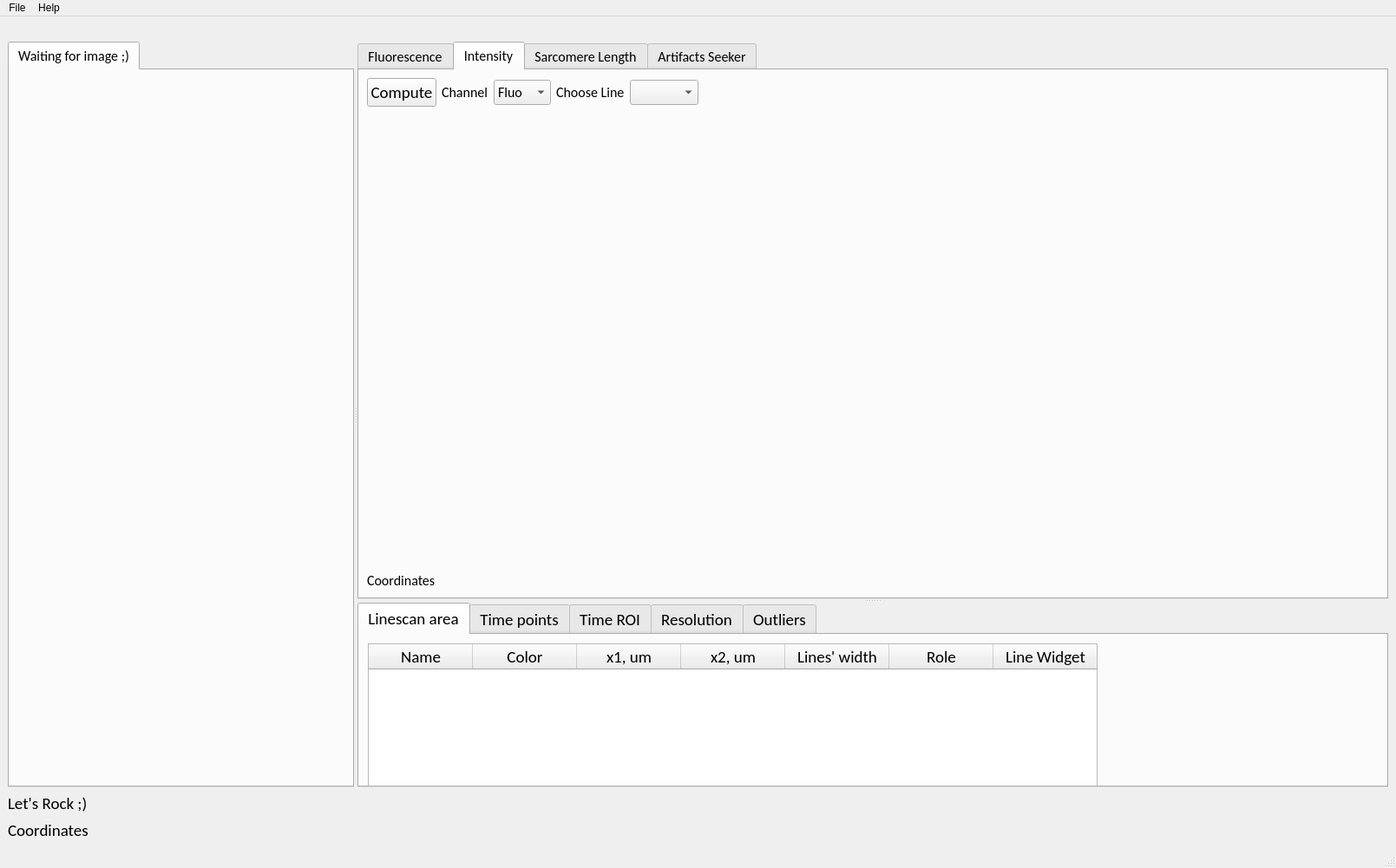
<?xml version="1.0" encoding="UTF-8"?>
<ui version="4.0">
 <class>MainWindow</class>
 <widget class="QMainWindow" name="MainWindow">
  <property name="geometry">
   <rect>
    <x>0</x>
    <y>0</y>
    <width>1609</width>
    <height>1001</height>
   </rect>
  </property>
  <property name="windowTitle">
   <string>TransientVisualizer</string>
  </property>
  <widget class="QWidget" name="centralwidget">
   <layout class="QVBoxLayout" name="verticalLayout_10">
    <item>
     <layout class="QVBoxLayout" name="verticalLayout_3">
      <item>
       <layout class="QHBoxLayout" name="horizontalLayout">
        <property name="sizeConstraint">
         <enum>QLayout::SetMaximumSize</enum>
        </property>
        <item>
         <spacer name="horizontalSpacer">
          <property name="orientation">
           <enum>Qt::Horizontal</enum>
          </property>
          <property name="sizeType">
           <enum>QSizePolicy::Expanding</enum>
          </property>
          <property name="sizeHint" stdset="0">
           <size>
            <width>40</width>
            <height>20</height>
           </size>
          </property>
         </spacer>
        </item>
       </layout>
      </item>
      <item>
       <widget class="QSplitter" name="splitter_3">
        <property name="sizePolicy">
         <sizepolicy hsizetype="Expanding" vsizetype="Expanding">
          <horstretch>0</horstretch>
          <verstretch>0</verstretch>
         </sizepolicy>
        </property>
        <property name="orientation">
         <enum>Qt::Horizontal</enum>
        </property>
        <widget class="QSplitter" name="splitter_2">
         <property name="sizePolicy">
          <sizepolicy hsizetype="Expanding" vsizetype="Expanding">
           <horstretch>0</horstretch>
           <verstretch>0</verstretch>
          </sizepolicy>
         </property>
         <property name="orientation">
          <enum>Qt::Horizontal</enum>
         </property>
         <widget class="QWidget" name="layoutWidget">
          <layout class="QVBoxLayout" name="verticalLayout">
           <item>
            <layout class="QHBoxLayout" name="horizontalLayout_3">
             <item>
              <widget class="QTabWidget" name="ChannelsTabs">
               <property name="font">
                <font>
                 <family>Calibri</family>
                 <pointsize>12</pointsize>
                </font>
               </property>
               <property name="currentIndex">
                <number>0</number>
               </property>
               <widget class="QWidget" name="tab">
                <attribute name="title">
                 <string>Waiting for image ;)</string>
                </attribute>
               </widget>
              </widget>
             </item>
            </layout>
           </item>
          </layout>
         </widget>
         <widget class="QSplitter" name="splitter">
          <property name="sizePolicy">
           <sizepolicy hsizetype="Expanding" vsizetype="Expanding">
            <horstretch>0</horstretch>
            <verstretch>0</verstretch>
           </sizepolicy>
          </property>
          <property name="orientation">
           <enum>Qt::Vertical</enum>
          </property>
          <widget class="QTabWidget" name="PlotTabs">
           <property name="font">
            <font>
             <family>Calibri</family>
             <pointsize>12</pointsize>
            </font>
           </property>
           <property name="cursor">
            <cursorShape>ArrowCursor</cursorShape>
           </property>
           <property name="currentIndex">
            <number>1</number>
           </property>
           <widget class="QWidget" name="LinePlotTab">
            <attribute name="title">
             <string>Fluorescence</string>
            </attribute>
            <layout class="QVBoxLayout" name="verticalLayout_8">
             <item>
              <layout class="QVBoxLayout" name="verticalLayout_5">
               <item>
                <layout class="QHBoxLayout" name="horizontalLayout_5">
                 <item>
                  <widget class="QPushButton" name="ComputeFluo">
                   <property name="font">
                    <font>
                     <family>Calibri</family>
                     <pointsize>14</pointsize>
                    </font>
                   </property>
                   <property name="text">
                    <string>Compute</string>
                   </property>
                  </widget>
                 </item>
                 <item>
                  <widget class="QCheckBox" name="MeanCheckBox">
                   <property name="text">
                    <string>Calculate mean values</string>
                   </property>
                  </widget>
                 </item>
                 <item>
                  <spacer name="horizontalSpacer_2">
                   <property name="orientation">
                    <enum>Qt::Horizontal</enum>
                   </property>
                   <property name="sizeHint" stdset="0">
                    <size>
                     <width>40</width>
                     <height>20</height>
                    </size>
                   </property>
                  </spacer>
                 </item>
                </layout>
               </item>
               <item>
                <widget class="PlotWidget" name="LinePlot" native="true">
                 <property name="sizePolicy">
                  <sizepolicy hsizetype="Expanding" vsizetype="Expanding">
                   <horstretch>0</horstretch>
                   <verstretch>0</verstretch>
                  </sizepolicy>
                 </property>
                </widget>
               </item>
               <item>
                <widget class="QLabel" name="FluoCoordinates">
                 <property name="text">
                  <string>Coordinates</string>
                 </property>
                </widget>
               </item>
              </layout>
             </item>
            </layout>
           </widget>
           <widget class="QWidget" name="FFTTab">
            <attribute name="title">
             <string>Intensity</string>
            </attribute>
            <layout class="QVBoxLayout" name="verticalLayout_9">
             <item>
              <layout class="QVBoxLayout" name="verticalLayout_6">
               <property name="sizeConstraint">
                <enum>QLayout::SetDefaultConstraint</enum>
               </property>
               <item>
                <layout class="QHBoxLayout" name="horizontalLayout_6">
                 <item>
                  <widget class="QPushButton" name="ComputeLineScan">
                   <property name="font">
                    <font>
                     <family>Calibri</family>
                     <pointsize>14</pointsize>
                    </font>
                   </property>
                   <property name="text">
                    <string>Compute</string>
                   </property>
                  </widget>
                 </item>
                 <item>
                  <widget class="QLabel" name="label_12">
                   <property name="text">
                    <string>Channel</string>
                   </property>
                  </widget>
                 </item>
                 <item>
                  <widget class="QComboBox" name="FFTWidgetComboBox">
                   <item>
                    <property name="text">
                     <string>Fluo</string>
                    </property>
                   </item>
                   <item>
                    <property name="text">
                     <string>Trans</string>
                    </property>
                   </item>
                  </widget>
                 </item>
                 <item>
                  <widget class="QLabel" name="label_6">
                   <property name="text">
                    <string>Choose Line</string>
                   </property>
                  </widget>
                 </item>
                 <item>
                  <widget class="QComboBox" name="FFTComboBox"/>
                 </item>
                 <item>
                  <spacer name="horizontalSpacer_3">
                   <property name="orientation">
                    <enum>Qt::Horizontal</enum>
                   </property>
                   <property name="sizeHint" stdset="0">
                    <size>
                     <width>40</width>
                     <height>20</height>
                    </size>
                   </property>
                  </spacer>
                 </item>
                </layout>
               </item>
               <item>
                <widget class="PlotWidget" name="LineScanPlot" native="true">
                 <property name="enabled">
                  <bool>true</bool>
                 </property>
                 <property name="sizePolicy">
                  <sizepolicy hsizetype="Expanding" vsizetype="Expanding">
                   <horstretch>0</horstretch>
                   <verstretch>0</verstretch>
                  </sizepolicy>
                 </property>
                </widget>
               </item>
               <item>
                <widget class="QLabel" name="IntensityCoordinates">
                 <property name="text">
                  <string>Coordinates</string>
                 </property>
                </widget>
               </item>
              </layout>
             </item>
            </layout>
           </widget>
           <widget class="QWidget" name="tab_2">
            <attribute name="title">
             <string>Sarcomere Length</string>
            </attribute>
            <layout class="QVBoxLayout" name="verticalLayout_4">
             <item>
              <layout class="QVBoxLayout" name="verticalLayout_7">
               <item>
                <layout class="QHBoxLayout" name="horizontalLayout_7">
                 <item>
                  <widget class="QPushButton" name="ComputeLength">
                   <property name="font">
                    <font>
                     <family>Calibri</family>
                     <pointsize>14</pointsize>
                    </font>
                   </property>
                   <property name="text">
                    <string>Compute</string>
                   </property>
                  </widget>
                 </item>
                 <item>
                  <widget class="QLabel" name="label_16">
                   <property name="text">
                    <string>Number of processes (parallel execution)</string>
                   </property>
                  </widget>
                 </item>
                 <item>
                  <widget class="QSpinBox" name="ParallelSpinBox">
                   <property name="minimum">
                    <number>1</number>
                   </property>
                   <property name="maximum">
                    <number>32</number>
                   </property>
                   <property name="value">
                    <number>4</number>
                   </property>
                  </widget>
                 </item>
                 <item>
                  <spacer name="horizontalSpacer_4">
                   <property name="orientation">
                    <enum>Qt::Horizontal</enum>
                   </property>
                   <property name="sizeHint" stdset="0">
                    <size>
                     <width>40</width>
                     <height>20</height>
                    </size>
                   </property>
                  </spacer>
                 </item>
                </layout>
               </item>
               <item>
                <widget class="PlotWidget" name="SarPlot" native="true">
                 <property name="sizePolicy">
                  <sizepolicy hsizetype="Expanding" vsizetype="Expanding">
                   <horstretch>0</horstretch>
                   <verstretch>0</verstretch>
                  </sizepolicy>
                 </property>
                </widget>
               </item>
               <item>
                <widget class="QLabel" name="SarCoordinates">
                 <property name="text">
                  <string>Coordinates</string>
                 </property>
                </widget>
               </item>
              </layout>
             </item>
            </layout>
           </widget>
           <widget class="QWidget" name="tab_3">
            <attribute name="title">
             <string>Artifacts Seeker</string>
            </attribute>
            <layout class="QVBoxLayout" name="verticalLayout_2">
             <item>
              <layout class="QVBoxLayout" name="verticalLayout_11">
               <item>
                <layout class="QHBoxLayout" name="horizontalLayout_9">
                 <item>
                  <widget class="QPushButton" name="ComputeArtifacts">
                   <property name="font">
                    <font>
                     <family>Calibri</family>
                     <pointsize>14</pointsize>
                    </font>
                   </property>
                   <property name="text">
                    <string>Compute</string>
                   </property>
                  </widget>
                 </item>
                 <item>
                  <spacer name="horizontalSpacer_6">
                   <property name="orientation">
                    <enum>Qt::Horizontal</enum>
                   </property>
                   <property name="sizeHint" stdset="0">
                    <size>
                     <width>40</width>
                     <height>20</height>
                    </size>
                   </property>
                  </spacer>
                 </item>
                </layout>
               </item>
               <item>
                <widget class="PlotWidget" name="ArtifactsPlot" native="true">
                 <property name="sizePolicy">
                  <sizepolicy hsizetype="Expanding" vsizetype="Expanding">
                   <horstretch>0</horstretch>
                   <verstretch>0</verstretch>
                  </sizepolicy>
                 </property>
                </widget>
               </item>
               <item>
                <widget class="QLabel" name="ArtifactsCoordinates">
                 <property name="text">
                  <string>Coordinates</string>
                 </property>
                </widget>
               </item>
              </layout>
             </item>
            </layout>
           </widget>
          </widget>
          <widget class="QTabWidget" name="tabWidget">
           <property name="font">
            <font>
             <family>Calibri</family>
             <pointsize>14</pointsize>
            </font>
           </property>
           <property name="currentIndex">
            <number>0</number>
           </property>
           <widget class="QWidget" name="tab1">
            <attribute name="title">
             <string>Linescan area</string>
            </attribute>
            <widget class="QTableWidget" name="Linescans">
             <property name="geometry">
              <rect>
               <x>10</x>
               <y>10</y>
               <width>841</width>
               <height>381</height>
              </rect>
             </property>
             <property name="font">
              <font>
               <family>Calibri</family>
               <pointsize>14</pointsize>
              </font>
             </property>
             <attribute name="horizontalHeaderDefaultSectionSize">
              <number>120</number>
             </attribute>
             <attribute name="verticalHeaderMinimumSectionSize">
              <number>31</number>
             </attribute>
             <attribute name="verticalHeaderDefaultSectionSize">
              <number>41</number>
             </attribute>
             <column>
              <property name="text">
               <string>Name</string>
              </property>
             </column>
             <column>
              <property name="text">
               <string>Color</string>
              </property>
             </column>
             <column>
              <property name="text">
               <string>x1, um</string>
              </property>
             </column>
             <column>
              <property name="text">
               <string>x2, um</string>
              </property>
             </column>
             <column>
              <property name="text">
               <string>Lines' width</string>
              </property>
             </column>
             <column>
              <property name="text">
               <string>Role</string>
              </property>
             </column>
             <column>
              <property name="text">
               <string>Line Widget</string>
              </property>
             </column>
             <column>
              <property name="text">
               <string>Remove Lines</string>
              </property>
             </column>
            </widget>
           </widget>
           <widget class="QWidget" name="tab2">
            <attribute name="title">
             <string>Time points</string>
            </attribute>
            <widget class="QTableWidget" name="TimePoints">
             <property name="geometry">
              <rect>
               <x>10</x>
               <y>10</y>
               <width>841</width>
               <height>381</height>
              </rect>
             </property>
             <property name="font">
              <font>
               <family>Calibri</family>
               <pointsize>14</pointsize>
              </font>
             </property>
             <attribute name="horizontalHeaderDefaultSectionSize">
              <number>120</number>
             </attribute>
             <attribute name="verticalHeaderDefaultSectionSize">
              <number>41</number>
             </attribute>
             <column>
              <property name="text">
               <string>Name</string>
              </property>
             </column>
             <column>
              <property name="text">
               <string>Color</string>
              </property>
             </column>
             <column>
              <property name="text">
               <string>T, s</string>
              </property>
             </column>
             <column>
              <property name="text">
               <string>Line's Width</string>
              </property>
             </column>
             <column>
              <property name="text">
               <string>Remove Lines</string>
              </property>
             </column>
            </widget>
           </widget>
           <widget class="QWidget" name="tab3">
            <attribute name="title">
             <string>Time ROI</string>
            </attribute>
            <widget class="QWidget" name="layoutWidget">
             <property name="geometry">
              <rect>
               <x>20</x>
               <y>10</y>
               <width>338</width>
               <height>66</height>
              </rect>
             </property>
             <layout class="QGridLayout" name="gridLayout_2">
              <property name="sizeConstraint">
               <enum>QLayout::SetMinimumSize</enum>
              </property>
              <item row="0" column="0">
               <widget class="QLabel" name="label_5">
                <property name="sizePolicy">
                 <sizepolicy hsizetype="Expanding" vsizetype="Preferred">
                  <horstretch>0</horstretch>
                  <verstretch>0</verstretch>
                 </sizepolicy>
                </property>
                <property name="text">
                 <string>Start Time</string>
                </property>
               </widget>
              </item>
              <item row="0" column="1">
               <widget class="QComboBox" name="StartComboBox">
                <property name="sizePolicy">
                 <sizepolicy hsizetype="Maximum" vsizetype="Fixed">
                  <horstretch>0</horstretch>
                  <verstretch>0</verstretch>
                 </sizepolicy>
                </property>
                <property name="minimumSize">
                 <size>
                  <width>250</width>
                  <height>0</height>
                 </size>
                </property>
                <property name="font">
                 <font>
                  <family>Calibri</family>
                  <pointsize>12</pointsize>
                 </font>
                </property>
                <property name="sizeAdjustPolicy">
                 <enum>QComboBox::AdjustToContents</enum>
                </property>
                <item>
                 <property name="text">
                  <string>Start</string>
                 </property>
                </item>
               </widget>
              </item>
              <item row="1" column="0">
               <widget class="QLabel" name="label_11">
                <property name="sizePolicy">
                 <sizepolicy hsizetype="Expanding" vsizetype="Preferred">
                  <horstretch>0</horstretch>
                  <verstretch>0</verstretch>
                 </sizepolicy>
                </property>
                <property name="text">
                 <string>End Time</string>
                </property>
               </widget>
              </item>
              <item row="1" column="1">
               <widget class="QComboBox" name="EndComboBox">
                <property name="sizePolicy">
                 <sizepolicy hsizetype="Maximum" vsizetype="Fixed">
                  <horstretch>0</horstretch>
                  <verstretch>0</verstretch>
                 </sizepolicy>
                </property>
                <property name="minimumSize">
                 <size>
                  <width>250</width>
                  <height>0</height>
                 </size>
                </property>
                <property name="font">
                 <font>
                  <family>Calibri</family>
                  <pointsize>12</pointsize>
                 </font>
                </property>
                <property name="sizeAdjustPolicy">
                 <enum>QComboBox::AdjustToContents</enum>
                </property>
                <item>
                 <property name="text">
                  <string>End</string>
                 </property>
                </item>
               </widget>
              </item>
             </layout>
            </widget>
           </widget>
           <widget class="QWidget" name="tab4">
            <attribute name="title">
             <string>Resolution</string>
            </attribute>
            <widget class="QWidget" name="layoutWidget">
             <property name="geometry">
              <rect>
               <x>50</x>
               <y>40</y>
               <width>222</width>
               <height>66</height>
              </rect>
             </property>
             <layout class="QGridLayout" name="gridLayout">
              <property name="sizeConstraint">
               <enum>QLayout::SetMinimumSize</enum>
              </property>
              <item row="0" column="0">
               <widget class="QLabel" name="label">
                <property name="sizePolicy">
                 <sizepolicy hsizetype="Minimum" vsizetype="Minimum">
                  <horstretch>0</horstretch>
                  <verstretch>0</verstretch>
                 </sizepolicy>
                </property>
                <property name="font">
                 <font>
                  <family>Calibri</family>
                  <pointsize>14</pointsize>
                 </font>
                </property>
                <property name="text">
                 <string>Time step  </string>
                </property>
               </widget>
              </item>
              <item row="0" column="1">
               <widget class="QDoubleSpinBox" name="TimeStep">
                <property name="sizePolicy">
                 <sizepolicy hsizetype="Expanding" vsizetype="Expanding">
                  <horstretch>0</horstretch>
                  <verstretch>0</verstretch>
                 </sizepolicy>
                </property>
                <property name="decimals">
                 <number>3</number>
                </property>
                <property name="maximum">
                 <double>1000.000000000000000</double>
                </property>
               </widget>
              </item>
              <item row="0" column="2">
               <widget class="QLabel" name="label_3">
                <property name="sizePolicy">
                 <sizepolicy hsizetype="Expanding" vsizetype="Expanding">
                  <horstretch>0</horstretch>
                  <verstretch>0</verstretch>
                 </sizepolicy>
                </property>
                <property name="font">
                 <font>
                  <family>Calibri</family>
                  <pointsize>14</pointsize>
                 </font>
                </property>
                <property name="text">
                 <string>ms</string>
                </property>
               </widget>
              </item>
              <item row="1" column="0">
               <widget class="QLabel" name="label_2">
                <property name="sizePolicy">
                 <sizepolicy hsizetype="Expanding" vsizetype="Expanding">
                  <horstretch>0</horstretch>
                  <verstretch>0</verstretch>
                 </sizepolicy>
                </property>
                <property name="font">
                 <font>
                  <family>Calibri</family>
                  <pointsize>14</pointsize>
                 </font>
                </property>
                <property name="text">
                 <string>Space step</string>
                </property>
               </widget>
              </item>
              <item row="1" column="1">
               <widget class="QDoubleSpinBox" name="SpaceStep">
                <property name="sizePolicy">
                 <sizepolicy hsizetype="Expanding" vsizetype="Expanding">
                  <horstretch>0</horstretch>
                  <verstretch>0</verstretch>
                 </sizepolicy>
                </property>
                <property name="decimals">
                 <number>3</number>
                </property>
                <property name="maximum">
                 <double>1000.000000000000000</double>
                </property>
               </widget>
              </item>
              <item row="1" column="2">
               <widget class="QLabel" name="label_4">
                <property name="sizePolicy">
                 <sizepolicy hsizetype="Expanding" vsizetype="Expanding">
                  <horstretch>0</horstretch>
                  <verstretch>0</verstretch>
                 </sizepolicy>
                </property>
                <property name="font">
                 <font>
                  <family>Calibri</family>
                  <pointsize>14</pointsize>
                 </font>
                </property>
                <property name="text">
                 <string>nm</string>
                </property>
               </widget>
              </item>
             </layout>
            </widget>
            <widget class="QWidget" name="layoutWidget_2">
             <property name="geometry">
              <rect>
               <x>400</x>
               <y>40</y>
               <width>356</width>
               <height>66</height>
              </rect>
             </property>
             <layout class="QGridLayout" name="gridLayout_3">
              <property name="sizeConstraint">
               <enum>QLayout::SetMinimumSize</enum>
              </property>
              <item row="0" column="0">
               <widget class="QLabel" name="label_7">
                <property name="sizePolicy">
                 <sizepolicy hsizetype="Minimum" vsizetype="Minimum">
                  <horstretch>0</horstretch>
                  <verstretch>0</verstretch>
                 </sizepolicy>
                </property>
                <property name="font">
                 <font>
                  <family>Calibri</family>
                  <pointsize>14</pointsize>
                 </font>
                </property>
                <property name="text">
                 <string>Minimal Sarcomere Length</string>
                </property>
               </widget>
              </item>
              <item row="0" column="1">
               <widget class="QDoubleSpinBox" name="MinLength">
                <property name="sizePolicy">
                 <sizepolicy hsizetype="Expanding" vsizetype="Expanding">
                  <horstretch>0</horstretch>
                  <verstretch>0</verstretch>
                 </sizepolicy>
                </property>
                <property name="decimals">
                 <number>3</number>
                </property>
                <property name="minimum">
                 <double>1.000000000000000</double>
                </property>
                <property name="maximum">
                 <double>6.000000000000000</double>
                </property>
                <property name="singleStep">
                 <double>0.100000000000000</double>
                </property>
               </widget>
              </item>
              <item row="0" column="2">
               <widget class="QLabel" name="label_8">
                <property name="sizePolicy">
                 <sizepolicy hsizetype="Expanding" vsizetype="Expanding">
                  <horstretch>0</horstretch>
                  <verstretch>0</verstretch>
                 </sizepolicy>
                </property>
                <property name="font">
                 <font>
                  <family>Calibri</family>
                  <pointsize>14</pointsize>
                 </font>
                </property>
                <property name="text">
                 <string>um</string>
                </property>
               </widget>
              </item>
              <item row="1" column="0">
               <widget class="QLabel" name="label_9">
                <property name="sizePolicy">
                 <sizepolicy hsizetype="Expanding" vsizetype="Expanding">
                  <horstretch>0</horstretch>
                  <verstretch>0</verstretch>
                 </sizepolicy>
                </property>
                <property name="font">
                 <font>
                  <family>Calibri</family>
                  <pointsize>14</pointsize>
                 </font>
                </property>
                <property name="text">
                 <string>Maximum Sarcomere Length</string>
                </property>
               </widget>
              </item>
              <item row="1" column="1">
               <widget class="QDoubleSpinBox" name="MaxLength">
                <property name="sizePolicy">
                 <sizepolicy hsizetype="Expanding" vsizetype="Expanding">
                  <horstretch>0</horstretch>
                  <verstretch>0</verstretch>
                 </sizepolicy>
                </property>
                <property name="decimals">
                 <number>3</number>
                </property>
                <property name="minimum">
                 <double>1.000000000000000</double>
                </property>
                <property name="maximum">
                 <double>6.000000000000000</double>
                </property>
                <property name="singleStep">
                 <double>0.100000000000000</double>
                </property>
                <property name="value">
                 <double>2.000000000000000</double>
                </property>
               </widget>
              </item>
              <item row="1" column="2">
               <widget class="QLabel" name="label_10">
                <property name="sizePolicy">
                 <sizepolicy hsizetype="Expanding" vsizetype="Expanding">
                  <horstretch>0</horstretch>
                  <verstretch>0</verstretch>
                 </sizepolicy>
                </property>
                <property name="font">
                 <font>
                  <family>Calibri</family>
                  <pointsize>14</pointsize>
                 </font>
                </property>
                <property name="text">
                 <string>um</string>
                </property>
               </widget>
              </item>
             </layout>
            </widget>
           </widget>
           <widget class="QWidget" name="tab5">
            <attribute name="title">
             <string>Outliers</string>
            </attribute>
            <widget class="QWidget" name="layoutWidget">
             <property name="geometry">
              <rect>
               <x>20</x>
               <y>10</y>
               <width>465</width>
               <height>177</height>
              </rect>
             </property>
             <layout class="QHBoxLayout" name="horizontalLayout_2">
              <item>
               <layout class="QGridLayout" name="gridLayout_4">
                <item row="0" column="0" colspan="2">
                 <widget class="QLabel" name="label_13">
                  <property name="text">
                   <string>Minimum sarcomere length, um</string>
                  </property>
                 </widget>
                </item>
                <item row="0" column="2">
                 <widget class="QDoubleSpinBox" name="MinimumOutlierSpinBox">
                  <property name="minimum">
                   <double>1.000000000000000</double>
                  </property>
                  <property name="maximum">
                   <double>2.000000000000000</double>
                  </property>
                  <property name="singleStep">
                   <double>0.100000000000000</double>
                  </property>
                 </widget>
                </item>
                <item row="1" column="0" colspan="2">
                 <widget class="QLabel" name="label_14">
                  <property name="text">
                   <string>Maximum sarcomere length, um</string>
                  </property>
                 </widget>
                </item>
                <item row="1" column="2">
                 <widget class="QDoubleSpinBox" name="MaximumOutlierSpinBox">
                  <property name="minimum">
                   <double>1.000000000000000</double>
                  </property>
                  <property name="maximum">
                   <double>2.000000000000000</double>
                  </property>
                  <property name="singleStep">
                   <double>0.100000000000000</double>
                  </property>
                  <property name="value">
                   <double>2.000000000000000</double>
                  </property>
                 </widget>
                </item>
                <item row="2" column="2">
                 <widget class="QSpinBox" name="WindowSizeOutlierSpinBox">
                  <property name="minimum">
                   <number>11</number>
                  </property>
                  <property name="value">
                   <number>11</number>
                  </property>
                 </widget>
                </item>
                <item row="3" column="0">
                 <widget class="QPushButton" name="PickOutlierColorButton">
                  <property name="text">
                   <string>Plot color</string>
                  </property>
                 </widget>
                </item>
                <item row="2" column="0" colspan="2">
                 <widget class="QLabel" name="label_15">
                  <property name="text">
                   <string>Window size</string>
                  </property>
                 </widget>
                </item>
                <item row="3" column="1" colspan="2">
                 <widget class="QLabel" name="OutlierColorLabel">
                  <property name="text">
                   <string/>
                  </property>
                 </widget>
                </item>
                <item row="4" column="0" colspan="3">
                 <widget class="QPushButton" name="OutlierStartButton">
                  <property name="text">
                   <string>Remove outliers</string>
                  </property>
                 </widget>
                </item>
               </layout>
              </item>
              <item>
               <spacer name="horizontalSpacer_5">
                <property name="orientation">
                 <enum>Qt::Horizontal</enum>
                </property>
                <property name="sizeType">
                 <enum>QSizePolicy::Expanding</enum>
                </property>
                <property name="sizeHint" stdset="0">
                 <size>
                  <width>40</width>
                  <height>20</height>
                 </size>
                </property>
               </spacer>
              </item>
              <item>
               <widget class="QPushButton" name="OutlierDescription">
                <property name="text">
                 <string>Description</string>
                </property>
               </widget>
              </item>
             </layout>
            </widget>
           </widget>
          </widget>
         </widget>
        </widget>
       </widget>
      </item>
      <item>
       <widget class="QLabel" name="StatusLabel">
        <property name="enabled">
         <bool>true</bool>
        </property>
        <property name="sizePolicy">
         <sizepolicy hsizetype="Minimum" vsizetype="Fixed">
          <horstretch>0</horstretch>
          <verstretch>0</verstretch>
         </sizepolicy>
        </property>
        <property name="font">
         <font>
          <family>Calibri</family>
          <pointsize>14</pointsize>
         </font>
        </property>
        <property name="autoFillBackground">
         <bool>false</bool>
        </property>
        <property name="text">
         <string>Let's Rock ;)</string>
        </property>
       </widget>
      </item>
      <item>
       <widget class="QLabel" name="CoordLabel">
        <property name="font">
         <font>
          <family>Calibri</family>
          <pointsize>14</pointsize>
         </font>
        </property>
        <property name="text">
         <string>Coordinates</string>
        </property>
       </widget>
      </item>
     </layout>
    </item>
   </layout>
  </widget>
  <widget class="QMenuBar" name="menubar">
   <property name="geometry">
    <rect>
     <x>0</x>
     <y>0</y>
     <width>1609</width>
     <height>21</height>
    </rect>
   </property>
   <widget class="QMenu" name="menuFile">
    <property name="font">
     <font>
      <family>Calibri</family>
      <pointsize>12</pointsize>
     </font>
    </property>
    <property name="title">
     <string>File</string>
    </property>
    <addaction name="actionOpen_Image"/>
    <addaction name="actionOpen_Project"/>
    <addaction name="separator"/>
    <addaction name="actionSave_Project"/>
   </widget>
   <widget class="QMenu" name="menuHelp">
    <property name="title">
     <string>Help</string>
    </property>
    <addaction name="actionAbout"/>
   </widget>
   <addaction name="menuFile"/>
   <addaction name="menuHelp"/>
  </widget>
  <widget class="QStatusBar" name="statusbar"/>
  <action name="actionOpen_Image">
   <property name="text">
    <string>Open Image</string>
   </property>
   <property name="shortcut">
    <string>Ctrl+F</string>
   </property>
  </action>
  <action name="actionOpen_Project">
   <property name="text">
    <string>Open Project</string>
   </property>
   <property name="shortcut">
    <string>Ctrl+Q</string>
   </property>
  </action>
  <action name="actionSave_Project">
   <property name="text">
    <string>Save Project</string>
   </property>
   <property name="shortcut">
    <string>Ctrl+S</string>
   </property>
  </action>
  <action name="actionSave_Project_as">
   <property name="text">
    <string>Save Project as ...</string>
   </property>
  </action>
  <action name="actionExit">
   <property name="text">
    <string>Exit</string>
   </property>
  </action>
  <action name="actionAbout">
   <property name="text">
    <string>About</string>
   </property>
   <property name="font">
    <font>
     <family>Calibri</family>
     <pointsize>12</pointsize>
    </font>
   </property>
  </action>
 </widget>
 <customwidgets>
  <customwidget>
   <class>PlotWidget</class>
   <extends>QWidget</extends>
   <header>pyqtgraph</header>
   <container>1</container>
  </customwidget>
 </customwidgets>
 <resources/>
 <connections/>
</ui>
